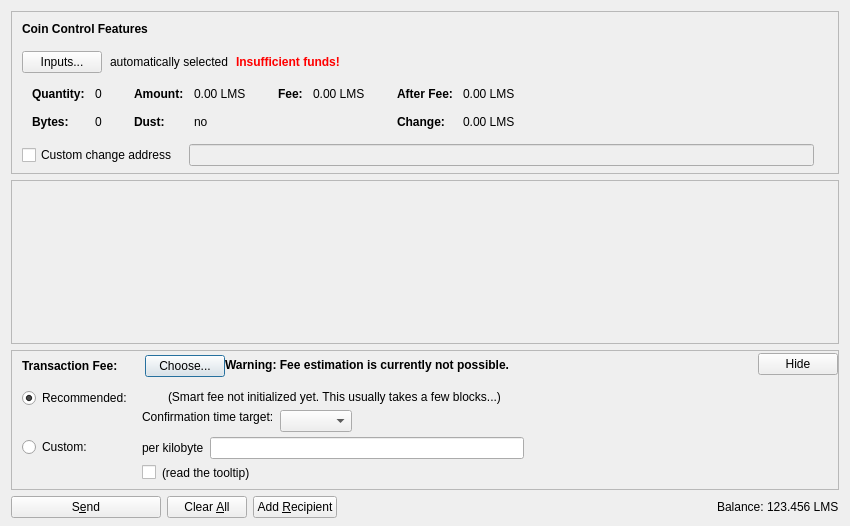
<?xml version="1.0" encoding="UTF-8"?>
<ui version="4.0">
 <class>SendCoinsDialog</class>
 <widget class="QDialog" name="SendCoinsDialog">
  <property name="geometry">
   <rect>
    <x>0</x>
    <y>0</y>
    <width>850</width>
    <height>526</height>
   </rect>
  </property>
  <property name="windowTitle">
   <string>Send Coins</string>
  </property>
  <layout class="QVBoxLayout" name="verticalLayout" stretch="0,1,0,0">
   <property name="bottomMargin">
    <number>8</number>
   </property>
   <item>
    <widget class="QFrame" name="frameCoinControl">
     <property name="sizePolicy">
      <sizepolicy hsizetype="Expanding" vsizetype="Expanding">
       <horstretch>0</horstretch>
       <verstretch>0</verstretch>
      </sizepolicy>
     </property>
     <property name="maximumSize">
      <size>
       <width>16777215</width>
       <height>16777215</height>
      </size>
     </property>
     <property name="frameShape">
      <enum>QFrame::StyledPanel</enum>
     </property>
     <property name="frameShadow">
      <enum>QFrame::Sunken</enum>
     </property>
     <layout class="QVBoxLayout" name="verticalLayoutCoinControl2">
      <property name="spacing">
       <number>0</number>
      </property>
      <property name="leftMargin">
       <number>0</number>
      </property>
      <property name="topMargin">
       <number>0</number>
      </property>
      <property name="rightMargin">
       <number>0</number>
      </property>
      <property name="bottomMargin">
       <number>6</number>
      </property>
      <item>
       <layout class="QVBoxLayout" name="verticalLayoutCoinControl" stretch="0,0,0,0,1">
        <property name="spacing">
         <number>0</number>
        </property>
        <property name="leftMargin">
         <number>10</number>
        </property>
        <property name="topMargin">
         <number>10</number>
        </property>
        <item>
         <layout class="QHBoxLayout" name="horizontalLayoutCoinControl1">
          <property name="bottomMargin">
           <number>15</number>
          </property>
          <item>
           <widget class="QLabel" name="labelCoinControlFeatures">
            <property name="sizePolicy">
             <sizepolicy hsizetype="Preferred" vsizetype="Maximum">
              <horstretch>0</horstretch>
              <verstretch>0</verstretch>
             </sizepolicy>
            </property>
            <property name="font">
             <font>
              <weight>75</weight>
              <bold>true</bold>
             </font>
            </property>
            <property name="styleSheet">
             <string notr="true">font-weight:bold;</string>
            </property>
            <property name="text">
             <string>Coin Control Features</string>
            </property>
           </widget>
          </item>
         </layout>
        </item>
        <item>
         <layout class="QHBoxLayout" name="horizontalLayoutCoinControl2" stretch="0,0,0,0">
          <property name="spacing">
           <number>8</number>
          </property>
          <property name="bottomMargin">
           <number>10</number>
          </property>
          <item>
           <widget class="QPushButton" name="pushButtonCoinControl">
            <property name="styleSheet">
             <string notr="true"/>
            </property>
            <property name="text">
             <string>Inputs...</string>
            </property>
            <property name="autoDefault">
             <bool>false</bool>
            </property>
           </widget>
          </item>
          <item>
           <widget class="QLabel" name="labelCoinControlAutomaticallySelected">
            <property name="text">
             <string>automatically selected</string>
            </property>
            <property name="margin">
             <number>5</number>
            </property>
           </widget>
          </item>
          <item>
           <widget class="QLabel" name="labelCoinControlInsuffFunds">
            <property name="font">
             <font>
              <weight>75</weight>
              <bold>true</bold>
             </font>
            </property>
            <property name="styleSheet">
             <string notr="true">color:red;font-weight:bold;</string>
            </property>
            <property name="text">
             <string>Insufficient funds!</string>
            </property>
            <property name="margin">
             <number>5</number>
            </property>
           </widget>
          </item>
          <item>
           <spacer name="horizontalSpacerCoinControl">
            <property name="orientation">
             <enum>Qt::Horizontal</enum>
            </property>
            <property name="sizeHint" stdset="0">
             <size>
              <width>40</width>
              <height>1</height>
             </size>
            </property>
           </spacer>
          </item>
         </layout>
        </item>
        <item>
         <widget class="QWidget" name="widgetCoinControl" native="true">
          <property name="sizePolicy">
           <sizepolicy hsizetype="Preferred" vsizetype="Preferred">
            <horstretch>0</horstretch>
            <verstretch>0</verstretch>
           </sizepolicy>
          </property>
          <property name="minimumSize">
           <size>
            <width>0</width>
            <height>0</height>
           </size>
          </property>
          <property name="styleSheet">
           <string notr="true"/>
          </property>
          <layout class="QHBoxLayout" name="horizontalLayoutCoinControl5">
           <property name="leftMargin">
            <number>0</number>
           </property>
           <property name="topMargin">
            <number>0</number>
           </property>
           <property name="rightMargin">
            <number>0</number>
           </property>
           <property name="bottomMargin">
            <number>0</number>
           </property>
           <item>
            <layout class="QHBoxLayout" name="horizontalLayoutCoinControl3" stretch="0,0,0,1">
             <property name="spacing">
              <number>20</number>
             </property>
             <property name="topMargin">
              <number>0</number>
             </property>
             <property name="bottomMargin">
              <number>10</number>
             </property>
             <item>
              <layout class="QFormLayout" name="formLayoutCoinControl1">
               <property name="horizontalSpacing">
                <number>10</number>
               </property>
               <property name="verticalSpacing">
                <number>14</number>
               </property>
               <property name="leftMargin">
                <number>10</number>
               </property>
               <property name="topMargin">
                <number>4</number>
               </property>
               <property name="rightMargin">
                <number>6</number>
               </property>
               <item row="0" column="0">
                <widget class="QLabel" name="labelCoinControlQuantityText">
                 <property name="font">
                  <font>
                   <weight>75</weight>
                   <bold>true</bold>
                  </font>
                 </property>
                 <property name="text">
                  <string>Quantity:</string>
                 </property>
                 <property name="margin">
                  <number>0</number>
                 </property>
                </widget>
               </item>
               <item row="0" column="1">
                <widget class="QLabel" name="labelCoinControlQuantity">
                 <property name="cursor">
                  <cursorShape>IBeamCursor</cursorShape>
                 </property>
                 <property name="contextMenuPolicy">
                  <enum>Qt::ActionsContextMenu</enum>
                 </property>
                 <property name="text">
                  <string notr="true">0</string>
                 </property>
                 <property name="margin">
                  <number>0</number>
                 </property>
                 <property name="textInteractionFlags">
                  <set>Qt::LinksAccessibleByMouse|Qt::TextSelectableByKeyboard|Qt::TextSelectableByMouse</set>
                 </property>
                </widget>
               </item>
               <item row="1" column="0">
                <widget class="QLabel" name="labelCoinControlBytesText">
                 <property name="font">
                  <font>
                   <weight>75</weight>
                   <bold>true</bold>
                  </font>
                 </property>
                 <property name="text">
                  <string>Bytes:</string>
                 </property>
                </widget>
               </item>
               <item row="1" column="1">
                <widget class="QLabel" name="labelCoinControlBytes">
                 <property name="cursor">
                  <cursorShape>IBeamCursor</cursorShape>
                 </property>
                 <property name="contextMenuPolicy">
                  <enum>Qt::ActionsContextMenu</enum>
                 </property>
                 <property name="text">
                  <string notr="true">0</string>
                 </property>
                 <property name="textInteractionFlags">
                  <set>Qt::LinksAccessibleByMouse|Qt::TextSelectableByKeyboard|Qt::TextSelectableByMouse</set>
                 </property>
                </widget>
               </item>
              </layout>
             </item>
             <item>
              <layout class="QFormLayout" name="formLayoutCoinControl2">
               <property name="horizontalSpacing">
                <number>10</number>
               </property>
               <property name="verticalSpacing">
                <number>14</number>
               </property>
               <property name="leftMargin">
                <number>6</number>
               </property>
               <property name="topMargin">
                <number>4</number>
               </property>
               <property name="rightMargin">
                <number>6</number>
               </property>
               <item row="0" column="0">
                <widget class="QLabel" name="labelCoinControlAmountText">
                 <property name="font">
                  <font>
                   <weight>75</weight>
                   <bold>true</bold>
                  </font>
                 </property>
                 <property name="text">
                  <string>Amount:</string>
                 </property>
                 <property name="margin">
                  <number>0</number>
                 </property>
                </widget>
               </item>
               <item row="0" column="1">
                <widget class="QLabel" name="labelCoinControlAmount">
                 <property name="cursor">
                  <cursorShape>IBeamCursor</cursorShape>
                 </property>
                 <property name="contextMenuPolicy">
                  <enum>Qt::ActionsContextMenu</enum>
                 </property>
                 <property name="text">
                  <string notr="true">0.00 LMS</string>
                 </property>
                 <property name="textInteractionFlags">
                  <set>Qt::LinksAccessibleByMouse|Qt::TextSelectableByKeyboard|Qt::TextSelectableByMouse</set>
                 </property>
                </widget>
               </item>
               <item row="1" column="0">
                <widget class="QLabel" name="labelCoinControlLowOutputText">
                 <property name="font">
                  <font>
                   <weight>75</weight>
                   <bold>true</bold>
                  </font>
                 </property>
                 <property name="text">
                  <string>Dust:</string>
                 </property>
                </widget>
               </item>
               <item row="1" column="1">
                <widget class="QLabel" name="labelCoinControlLowOutput">
                 <property name="cursor">
                  <cursorShape>IBeamCursor</cursorShape>
                 </property>
                 <property name="contextMenuPolicy">
                  <enum>Qt::ActionsContextMenu</enum>
                 </property>
                 <property name="text">
                  <string notr="true">no</string>
                 </property>
                 <property name="textInteractionFlags">
                  <set>Qt::LinksAccessibleByMouse|Qt::TextSelectableByKeyboard|Qt::TextSelectableByMouse</set>
                 </property>
                </widget>
               </item>
              </layout>
             </item>
             <item>
              <layout class="QFormLayout" name="formLayoutCoinControl3">
               <property name="horizontalSpacing">
                <number>10</number>
               </property>
               <property name="verticalSpacing">
                <number>14</number>
               </property>
               <property name="leftMargin">
                <number>6</number>
               </property>
               <property name="topMargin">
                <number>4</number>
               </property>
               <property name="rightMargin">
                <number>6</number>
               </property>
               <item row="0" column="0">
                <widget class="QLabel" name="labelCoinControlFeeText">
                 <property name="font">
                  <font>
                   <weight>75</weight>
                   <bold>true</bold>
                  </font>
                 </property>
                 <property name="text">
                  <string>Fee:</string>
                 </property>
                 <property name="margin">
                  <number>0</number>
                 </property>
                </widget>
               </item>
               <item row="0" column="1">
                <widget class="QLabel" name="labelCoinControlFee">
                 <property name="cursor">
                  <cursorShape>IBeamCursor</cursorShape>
                 </property>
                 <property name="contextMenuPolicy">
                  <enum>Qt::ActionsContextMenu</enum>
                 </property>
                 <property name="text">
                  <string notr="true">0.00 LMS</string>
                 </property>
                 <property name="textInteractionFlags">
                  <set>Qt::LinksAccessibleByMouse|Qt::TextSelectableByKeyboard|Qt::TextSelectableByMouse</set>
                 </property>
                </widget>
               </item>
              </layout>
             </item>
             <item>
              <layout class="QFormLayout" name="formLayoutCoinControl4">
               <property name="horizontalSpacing">
                <number>10</number>
               </property>
               <property name="verticalSpacing">
                <number>14</number>
               </property>
               <property name="leftMargin">
                <number>6</number>
               </property>
               <property name="topMargin">
                <number>4</number>
               </property>
               <property name="rightMargin">
                <number>6</number>
               </property>
               <item row="0" column="0">
                <widget class="QLabel" name="labelCoinControlAfterFeeText">
                 <property name="font">
                  <font>
                   <weight>75</weight>
                   <bold>true</bold>
                  </font>
                 </property>
                 <property name="text">
                  <string>After Fee:</string>
                 </property>
                 <property name="margin">
                  <number>0</number>
                 </property>
                </widget>
               </item>
               <item row="0" column="1">
                <widget class="QLabel" name="labelCoinControlAfterFee">
                 <property name="cursor">
                  <cursorShape>IBeamCursor</cursorShape>
                 </property>
                 <property name="contextMenuPolicy">
                  <enum>Qt::ActionsContextMenu</enum>
                 </property>
                 <property name="text">
                  <string notr="true">0.00 LMS</string>
                 </property>
                 <property name="textInteractionFlags">
                  <set>Qt::LinksAccessibleByMouse|Qt::TextSelectableByKeyboard|Qt::TextSelectableByMouse</set>
                 </property>
                </widget>
               </item>
               <item row="1" column="0">
                <widget class="QLabel" name="labelCoinControlChangeText">
                 <property name="font">
                  <font>
                   <weight>75</weight>
                   <bold>true</bold>
                  </font>
                 </property>
                 <property name="text">
                  <string>Change:</string>
                 </property>
                </widget>
               </item>
               <item row="1" column="1">
                <widget class="QLabel" name="labelCoinControlChange">
                 <property name="cursor">
                  <cursorShape>IBeamCursor</cursorShape>
                 </property>
                 <property name="contextMenuPolicy">
                  <enum>Qt::ActionsContextMenu</enum>
                 </property>
                 <property name="text">
                  <string notr="true">0.00 LMS</string>
                 </property>
                 <property name="textInteractionFlags">
                  <set>Qt::LinksAccessibleByMouse|Qt::TextSelectableByKeyboard|Qt::TextSelectableByMouse</set>
                 </property>
                </widget>
               </item>
              </layout>
             </item>
            </layout>
           </item>
          </layout>
         </widget>
        </item>
        <item>
         <layout class="QHBoxLayout" name="horizontalLayoutCoinControl4" stretch="0,0,0">
          <property name="spacing">
           <number>12</number>
          </property>
          <property name="sizeConstraint">
           <enum>QLayout::SetDefaultConstraint</enum>
          </property>
          <property name="topMargin">
           <number>5</number>
          </property>
          <property name="rightMargin">
           <number>5</number>
          </property>
          <item>
           <widget class="QCheckBox" name="checkBoxCoinControlChange">
            <property name="toolTip">
             <string>If this is activated, but the change address is empty or invalid, change will be sent to a newly generated address.</string>
            </property>
            <property name="text">
             <string>Custom change address</string>
            </property>
           </widget>
          </item>
          <item>
           <widget class="QValidatedLineEdit" name="lineEditCoinControlChange">
            <property name="enabled">
             <bool>false</bool>
            </property>
            <property name="sizePolicy">
             <sizepolicy hsizetype="Expanding" vsizetype="Fixed">
              <horstretch>0</horstretch>
              <verstretch>0</verstretch>
             </sizepolicy>
            </property>
           </widget>
          </item>
          <item>
           <widget class="QLabel" name="labelCoinControlChangeLabel">
            <property name="sizePolicy">
             <sizepolicy hsizetype="Preferred" vsizetype="Expanding">
              <horstretch>0</horstretch>
              <verstretch>0</verstretch>
             </sizepolicy>
            </property>
            <property name="minimumSize">
             <size>
              <width>0</width>
              <height>0</height>
             </size>
            </property>
            <property name="text">
             <string/>
            </property>
            <property name="margin">
             <number>3</number>
            </property>
           </widget>
          </item>
         </layout>
        </item>
        <item>
         <spacer name="verticalSpacerCoinControl">
          <property name="orientation">
           <enum>Qt::Vertical</enum>
          </property>
          <property name="sizeHint" stdset="0">
           <size>
            <width>800</width>
            <height>1</height>
           </size>
          </property>
         </spacer>
        </item>
       </layout>
      </item>
     </layout>
    </widget>
   </item>
   <item>
    <widget class="QScrollArea" name="scrollArea">
     <property name="widgetResizable">
      <bool>true</bool>
     </property>
     <widget class="QWidget" name="scrollAreaWidgetContents">
      <property name="geometry">
       <rect>
        <x>0</x>
        <y>0</y>
        <width>830</width>
        <height>104</height>
       </rect>
      </property>
      <layout class="QVBoxLayout" name="verticalLayout_2" stretch="0,1">
       <property name="leftMargin">
        <number>0</number>
       </property>
       <property name="topMargin">
        <number>0</number>
       </property>
       <property name="rightMargin">
        <number>0</number>
       </property>
       <property name="bottomMargin">
        <number>0</number>
       </property>
       <item>
        <layout class="QVBoxLayout" name="entries">
         <property name="spacing">
          <number>6</number>
         </property>
        </layout>
       </item>
       <item>
        <spacer name="verticalSpacer">
         <property name="orientation">
          <enum>Qt::Vertical</enum>
         </property>
         <property name="sizeHint" stdset="0">
          <size>
           <width>20</width>
           <height>40</height>
          </size>
         </property>
        </spacer>
       </item>
      </layout>
     </widget>
    </widget>
   </item>
   <item>
    <widget class="QFrame" name="frameFee">
     <property name="sizePolicy">
      <sizepolicy hsizetype="Expanding" vsizetype="Expanding">
       <horstretch>0</horstretch>
       <verstretch>0</verstretch>
      </sizepolicy>
     </property>
     <property name="maximumSize">
      <size>
       <width>16777215</width>
       <height>16777215</height>
      </size>
     </property>
     <property name="frameShape">
      <enum>QFrame::StyledPanel</enum>
     </property>
     <property name="frameShadow">
      <enum>QFrame::Sunken</enum>
     </property>
     <layout class="QVBoxLayout" name="verticalLayoutFee1">
      <property name="spacing">
       <number>0</number>
      </property>
      <property name="leftMargin">
       <number>0</number>
      </property>
      <property name="topMargin">
       <number>0</number>
      </property>
      <property name="rightMargin">
       <number>0</number>
      </property>
      <property name="bottomMargin">
       <number>0</number>
      </property>
      <item>
       <layout class="QVBoxLayout" name="verticalLayoutFee2" stretch="0,0,0">
        <property name="spacing">
         <number>0</number>
        </property>
        <property name="leftMargin">
         <number>10</number>
        </property>
        <property name="topMargin">
         <number>0</number>
        </property>
        <item>
         <layout class="QHBoxLayout" name="horizontalLayoutFee1">
          <property name="bottomMargin">
           <number>0</number>
          </property>
          <item>
           <layout class="QVBoxLayout" name="verticalLayoutFee7">
            <property name="spacing">
             <number>0</number>
            </property>
            <item>
             <spacer name="verticalSpacerSmartFee">
              <property name="orientation">
               <enum>Qt::Vertical</enum>
              </property>
              <property name="sizeType">
               <enum>QSizePolicy::Fixed</enum>
              </property>
              <property name="sizeHint" stdset="0">
               <size>
                <width>1</width>
                <height>4</height>
               </size>
              </property>
             </spacer>
            </item>
            <item>
             <layout class="QHBoxLayout" name="horizontalLayoutSmartFee">
              <property name="spacing">
               <number>10</number>
              </property>
              <item>
               <widget class="QLabel" name="labelFeeHeadline">
                <property name="sizePolicy">
                 <sizepolicy hsizetype="Preferred" vsizetype="Maximum">
                  <horstretch>0</horstretch>
                  <verstretch>0</verstretch>
                 </sizepolicy>
                </property>
                <property name="font">
                 <font>
                  <weight>75</weight>
                  <bold>true</bold>
                 </font>
                </property>
                <property name="styleSheet">
                 <string notr="true">font-weight:bold;</string>
                </property>
                <property name="text">
                 <string>Transaction Fee:</string>
                </property>
               </widget>
              </item>
              <item>
               <widget class="QLabel" name="labelFeeMinimized">
                <property name="text">
                 <string/>
                </property>
               </widget>
              </item>
              <item>
               <widget class="QPushButton" name="buttonChooseFee">
                <property name="text">
                 <string>Choose...</string>
                </property>
               </widget>
              </item>
             </layout>
            </item>
            <item>
             <spacer name="verticalSpacer_5">
              <property name="orientation">
               <enum>Qt::Vertical</enum>
              </property>
              <property name="sizeHint" stdset="0">
               <size>
                <width>1</width>
                <height>1</height>
               </size>
              </property>
             </spacer>
            </item>
           </layout>
          </item>
          <item>
           <widget class="QLabel" name="fallbackFeeWarningLabel">
            <property name="toolTip">
             <string>Using the fallbackfee can result in sending a transaction that will take several hours or days (or never) to confirm. Consider choosing your fee manually or wait until you have validated the complete chain.</string>
            </property>
            <property name="font">
            <font>
                <weight>75</weight>
                <bold>true</bold>
            </font>
            </property>
            <property name="text">
             <string>Warning: Fee estimation is currently not possible.</string>
            </property>
            <property name="wordWrap">
             <bool>false</bool>
            </property>
           </widget>
          </item>
          <item>
           <spacer name="horizontalSpacer_4">
            <property name="orientation">
             <enum>Qt::Horizontal</enum>
            </property>
            <property name="sizeType">
             <enum>QSizePolicy::MinimumExpanding</enum>
            </property>
            <property name="sizeHint" stdset="0">
             <size>
              <width>40</width>
              <height>20</height>
             </size>
            </property>
           </spacer>
          </item>
          <item>
           <widget class="QPushButton" name="buttonMinimizeFee">
            <property name="toolTip">
             <string>collapse fee-settings</string>
            </property>
            <property name="text">
             <string>Hide</string>
            </property>
           </widget>
          </item>
         </layout>
        </item>
        <item>
         <widget class="QFrame" name="frameFeeSelection">
          <layout class="QVBoxLayout" name="verticalLayoutFee12">
           <property name="spacing">
            <number>0</number>
           </property>
           <property name="leftMargin">
            <number>0</number>
           </property>
           <property name="topMargin">
            <number>0</number>
           </property>
           <property name="rightMargin">
            <number>0</number>
           </property>
           <property name="bottomMargin">
            <number>0</number>
           </property>
           <item>
            <layout class="QGridLayout" name="gridLayoutFee">
             <property name="topMargin">
              <number>10</number>
             </property>
             <property name="bottomMargin">
              <number>4</number>
             </property>
             <property name="horizontalSpacing">
              <number>10</number>
             </property>
             <property name="verticalSpacing">
              <number>4</number>
             </property>
             <item row="1" column="1">
              <layout class="QVBoxLayout" name="verticalLayoutFee8">
               <property name="spacing">
                <number>6</number>
               </property>
               <item>
                <layout class="QHBoxLayout" name="horizontalLayoutFee13">
                 <item>
                  <widget class="QLabel" name="labelCustomPerKilobyte">
                   <property name="toolTip">
                    <string>If the custom fee is set to 1000 satoshis and the transaction is only 250 bytes, then &quot;per kilobyte&quot; only pays 250 satoshis in fee, while &quot;total at least&quot; pays 1000 satoshis. For transactions bigger than a kilobyte both pay by kilobyte.</string>
                   </property>
                   <property name="text">
                    <string>per kilobyte</string>
                   </property>
                  </widget>
                 </item>
                 <item>
                  <widget class="BitcoinAmountField" name="customFee"/>
                 </item>
                 <item>
                  <spacer name="horizontalSpacer_6">
                   <property name="orientation">
                    <enum>Qt::Horizontal</enum>
                   </property>
                   <property name="sizeHint" stdset="0">
                    <size>
                     <width>1</width>
                     <height>1</height>
                    </size>
                   </property>
                  </spacer>
                 </item>
                </layout>
               </item>
               <item>
                <layout class="QHBoxLayout" name="horizontalLayoutFee8">
                 <item>
                  <widget class="QCheckBox" name="checkBoxMinimumFee">
                   <property name="toolTip">
                    <string>Paying only the minimum fee is just fine as long as there is less transaction volume than space in the blocks. But be aware that this can end up in a never confirming transaction once there is more demand for likemeeeshare transactions than the network can process.</string>
                   </property>
                   <property name="text">
                    <string/>
                   </property>
                  </widget>
                 </item>
                 <item>
                  <widget class="QLabel" name="labelMinFeeWarning">
                   <property name="enabled">
                    <bool>true</bool>
                   </property>
                   <property name="toolTip">
                    <string>Paying only the minimum fee is just fine as long as there is less transaction volume than space in the blocks. But be aware that this can end up in a never confirming transaction once there is more demand for likemeeeshare transactions than the network can process.</string>
                   </property>
                   <property name="text">
                    <string>(read the tooltip)</string>
                   </property>
                   <property name="margin">
                    <number>5</number>
                   </property>
                  </widget>
                 </item>
                 <item>
                  <spacer name="horizontalSpacer_2">
                   <property name="orientation">
                    <enum>Qt::Horizontal</enum>
                   </property>
                   <property name="sizeHint" stdset="0">
                    <size>
                     <width>1</width>
                     <height>1</height>
                    </size>
                   </property>
                  </spacer>
                 </item>
                </layout>
               </item>
              </layout>
             </item>
             <item row="0" column="0">
              <layout class="QVBoxLayout" name="verticalLayoutFee4" stretch="0,1">
               <item>
                <widget class="QRadioButton" name="radioSmartFee">
                 <property name="text">
                  <string>Recommended:</string>
                 </property>
                 <property name="checked">
                  <bool>true</bool>
                 </property>
                 <attribute name="buttonGroup">
                  <string notr="true">groupFee</string>
                 </attribute>
                </widget>
               </item>
               <item>
                <spacer name="verticalSpacer_2">
                 <property name="orientation">
                  <enum>Qt::Vertical</enum>
                 </property>
                 <property name="sizeHint" stdset="0">
                  <size>
                   <width>1</width>
                   <height>1</height>
                  </size>
                 </property>
                </spacer>
               </item>
              </layout>
             </item>
             <item row="1" column="0">
              <layout class="QVBoxLayout" name="verticalLayoutFee9" stretch="0,1">
               <item>
                <widget class="QRadioButton" name="radioCustomFee">
                 <property name="text">
                  <string>Custom:</string>
                 </property>
                 <attribute name="buttonGroup">
                  <string notr="true">groupFee</string>
                 </attribute>
                </widget>
               </item>
               <item>
                <spacer name="verticalSpacer_6">
                 <property name="orientation">
                  <enum>Qt::Vertical</enum>
                 </property>
                 <property name="sizeHint" stdset="0">
                  <size>
                   <width>1</width>
                   <height>1</height>
                  </size>
                 </property>
                </spacer>
               </item>
              </layout>
             </item>
             <item row="0" column="1">
              <layout class="QVBoxLayout" name="verticalLayoutFee3" stretch="0,0,1">
               <property name="spacing">
                <number>6</number>
               </property>
               <property name="topMargin">
                <number>2</number>
               </property>
               <item>
                <layout class="QHBoxLayout" name="horizontalLayoutFee12">
                 <item>
                  <widget class="QLabel" name="labelSmartFee">
                   <property name="text">
                    <string/>
                   </property>
                   <property name="margin">
                    <number>2</number>
                   </property>
                  </widget>
                 </item>
                 <item>
                  <widget class="QLabel" name="labelFeeEstimation">
                   <property name="text">
                    <string/>
                   </property>
                  </widget>
                 </item>
                 <item>
                  <widget class="QLabel" name="labelSmartFee2">
                   <property name="text">
                    <string>(Smart fee not initialized yet. This usually takes a few blocks...)</string>
                   </property>
                   <property name="margin">
                    <number>2</number>
                   </property>
                  </widget>
                 </item>
                 <item>
                  <spacer name="horizontalSpacer_5">
                   <property name="orientation">
                    <enum>Qt::Horizontal</enum>
                   </property>
                   <property name="sizeHint" stdset="0">
                    <size>
                     <width>1</width>
                     <height>1</height>
                    </size>
                   </property>
                  </spacer>
                 </item>
                </layout>
               </item>
               <item>
                <layout class="QHBoxLayout" name="horizontalLayoutFee9">
                 <item>
                  <layout class="QVBoxLayout" name="verticalLayoutFee6">
                   <item>
                    <widget class="QLabel" name="labelSmartFee3">
                     <property name="text">
                      <string>Confirmation time target:</string>
                     </property>
                     <property name="margin">
                      <number>2</number>
                     </property>
                    </widget>
                   </item>
                   <item>
                    <spacer name="verticalSpacer_3">
                     <property name="orientation">
                      <enum>Qt::Vertical</enum>
                     </property>
                     <property name="sizeHint" stdset="0">
                      <size>
                       <width>1</width>
                       <height>1</height>
                      </size>
                     </property>
                    </spacer>
                   </item>
                  </layout>
                 </item>
                 <item>
                  <layout class="QVBoxLayout" name="verticalLayoutFee5">
                   <property name="rightMargin">
                    <number>30</number>
                   </property>
                   <item>
                    <layout class="QHBoxLayout" name="horizontalLayoutConfTarget">
                     <property name="bottomMargin">
                      <number>0</number>
                     </property>
                     <item>
                      <widget class="QComboBox" name="confTargetSelector"/>
                     </item>
                     <item>
                      <spacer name="horizontalSpacerConfTarget">
                       <property name="orientation">
                        <enum>Qt::Horizontal</enum>
                       </property>
                       <property name="sizeHint" stdset="0">
                        <size>
                         <width>40</width>
                         <height>20</height>
                        </size>
                       </property>
                      </spacer>
                     </item>
                    </layout>
                   </item>
                  </layout>
                 </item>
                </layout>
               </item>
               <item>
                <spacer name="verticalSpacer_4">
                 <property name="orientation">
                  <enum>Qt::Vertical</enum>
                 </property>
                 <property name="sizeHint" stdset="0">
                  <size>
                   <width>1</width>
                   <height>1</height>
                  </size>
                 </property>
                </spacer>
               </item>
              </layout>
             </item>
            </layout>
           </item>
          </layout>
         </widget>
        </item>
        <item>
         <spacer name="verticalSpacerFee">
          <property name="orientation">
           <enum>Qt::Vertical</enum>
          </property>
          <property name="sizeHint" stdset="0">
           <size>
            <width>40</width>
            <height>5</height>
           </size>
          </property>
         </spacer>
        </item>
       </layout>
      </item>
     </layout>
    </widget>
   </item>
   <item>
    <layout class="QHBoxLayout" name="horizontalLayout">
     <item>
      <widget class="QPushButton" name="sendButton">
       <property name="minimumSize">
        <size>
         <width>150</width>
         <height>0</height>
        </size>
       </property>
       <property name="toolTip">
        <string>Confirm the send action</string>
       </property>
       <property name="text">
        <string>S&amp;end</string>
       </property>
       <property name="icon">
        <iconset resource="../bitcoin.qrc">
         <normaloff>:/icons/send</normaloff>:/icons/send</iconset>
       </property>
       <property name="autoDefault">
        <bool>false</bool>
       </property>
       <property name="default">
        <bool>false</bool>
       </property>
      </widget>
     </item>
     <item>
      <widget class="QPushButton" name="clearButton">
       <property name="sizePolicy">
        <sizepolicy hsizetype="Minimum" vsizetype="Fixed">
         <horstretch>0</horstretch>
         <verstretch>0</verstretch>
        </sizepolicy>
       </property>
       <property name="toolTip">
        <string>Clear all fields of the form.</string>
       </property>
       <property name="text">
        <string>Clear &amp;All</string>
       </property>
       <property name="icon">
        <iconset resource="../bitcoin.qrc">
         <normaloff>:/icons/remove</normaloff>:/icons/remove</iconset>
       </property>
       <property name="autoDefault">
        <bool>false</bool>
       </property>
      </widget>
     </item>
     <item>
      <widget class="QPushButton" name="addButton">
       <property name="toolTip">
        <string>Send to multiple recipients at once</string>
       </property>
       <property name="text">
        <string>Add &amp;Recipient</string>
       </property>
       <property name="icon">
        <iconset resource="../bitcoin.qrc">
         <normaloff>:/icons/add</normaloff>:/icons/add</iconset>
       </property>
       <property name="autoDefault">
        <bool>false</bool>
       </property>
      </widget>
     </item>
     <item>
      <spacer name="horizontalSpacer">
       <property name="orientation">
        <enum>Qt::Horizontal</enum>
       </property>
       <property name="sizeHint" stdset="0">
        <size>
         <width>40</width>
         <height>20</height>
        </size>
       </property>
      </spacer>
     </item>
     <item>
      <layout class="QHBoxLayout" name="horizontalLayout_2">
       <property name="spacing">
        <number>3</number>
       </property>
       <item>
        <widget class="QLabel" name="label">
         <property name="sizePolicy">
          <sizepolicy hsizetype="Preferred" vsizetype="Fixed">
           <horstretch>0</horstretch>
           <verstretch>0</verstretch>
          </sizepolicy>
         </property>
         <property name="text">
          <string>Balance:</string>
         </property>
        </widget>
       </item>
       <item>
        <widget class="QLabel" name="labelBalance">
         <property name="sizePolicy">
          <sizepolicy hsizetype="Preferred" vsizetype="Fixed">
           <horstretch>0</horstretch>
           <verstretch>0</verstretch>
          </sizepolicy>
         </property>
         <property name="cursor">
          <cursorShape>IBeamCursor</cursorShape>
         </property>
         <property name="text">
          <string notr="true">123.456 LMS</string>
         </property>
         <property name="textInteractionFlags">
          <set>Qt::LinksAccessibleByMouse|Qt::TextSelectableByKeyboard|Qt::TextSelectableByMouse</set>
         </property>
        </widget>
       </item>
      </layout>
     </item>
    </layout>
   </item>
  </layout>
 </widget>
 <customwidgets>
  <customwidget>
   <class>QValidatedLineEdit</class>
   <extends>QLineEdit</extends>
   <header>qvalidatedlineedit.h</header>
  </customwidget>
  <customwidget>
   <class>BitcoinAmountField</class>
   <extends>QLineEdit</extends>
   <header>bitcoinamountfield.h</header>
   <container>1</container>
  </customwidget>
 </customwidgets>
 <resources>
  <include location="../bitcoin.qrc"/>
 </resources>
 <connections/>
 <buttongroups>
  <buttongroup name="groupFee"/>
 </buttongroups>
</ui>
